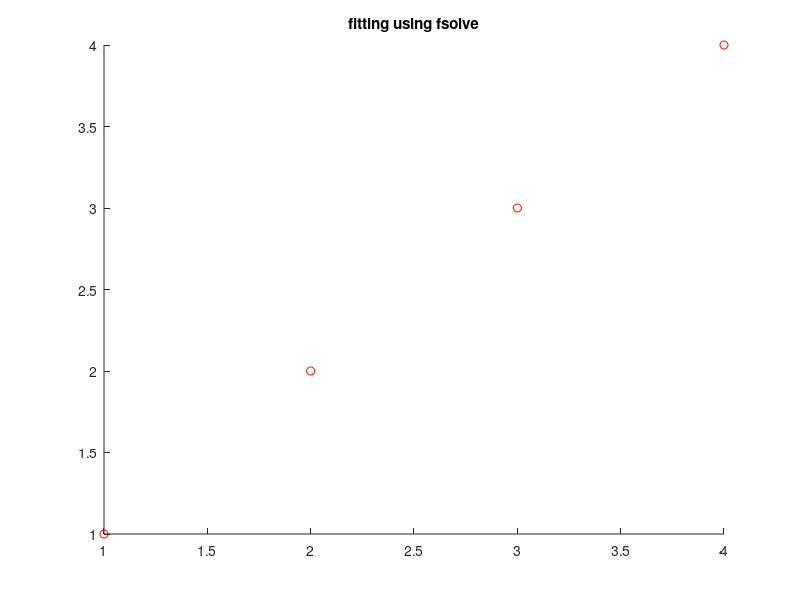

The MATLAB source for this figure: (Note: this script raises an error after producing the figure.)
function HW5
    clc
    x = [0 1 2 3];
    y = [0 1 1 1];
    %HW5_LSCF_parabolic_lsqcurvefit(x, y);
    %HW5_LSCF_parabolic_fsolve(x, y);
    
    x_2 = [1 2 3 4];
    y_2 = [1 2 3 4];
    %HW5_LSCF_exponential_lsqcurvefit(x_2, y_2);
    HW5_LSCF_exponential_fsolve(x_2, y_2);

return

function HW5_LSCF_parabolic_lsqcurvefit(feat, pred)
    x = feat;
    y = pred;
    hold on
    plot(x, y, 'ro');
    title('fitting using lsqcurvefit');
    
    f = @(c, xdata) c(1).*xdata.^2 + c(2).*xdata + c(3);
    c_0 = [1 1 1];
    
    [c,resnorm,~,exitflag,output] = lsqcurvefit(f,c_0,x,y);
    disp(c);
    plot(x, y, '.-', x, f(c,x), 'r:x');
    
return

function HW5_LSCF_parabolic_fsolve(feat, pred)
    x = feat;
    y = pred;
    hold on
    plot(x, y, 'ro');
    title('fitting using fsolve');
    
    syms a b c
    
    Fsumsquares = 0;
    
    for i = 1:length(x)
        Fsumsquares = Fsumsquares + (y(i) - (a*x(i)^2 + b*x(i) + c))^2;
    end
    
    g = gradient(Fsumsquares, [a, b, c]);
    fn = {matlabFunction(g(1)), matlabFunction(g(2)), matlabFunction(g(3))};
    
    fn1 = @(a)[fn{1}(a(1), a(2), a(3)), fn{2}(a(1), a(2), a(3)), fn{3}(a(1), a(2), a(3))]; 
    
    %opts = optimoptions('fminunc','Algorithm','quasi-newton');
    a_0 = [1 1 1];
    
    a_min = fsolve(fn1, a_0);
    
    disp(a_min);
    plot(x, y, '.-', x, a_min(1)*x.^2 + x.*a_min(2) + a_min(3), 'r:x');
    
return

function HW5_LSCF_exponential_lsqcurvefit(feat, pred)
    x = feat;
    y = pred;
    hold on
    plot(x, y, 'ro');
    title('fitting using lsqcurvefit');
    
    f = @(c, xdata) c(1).*(exp(c(2).*xdata));
    c_0 = [1 1];
    
    c = lsqcurvefit(f,c_0,x,y);
    disp(c);
    plot(x, y, '.-', x, f(c,x), 'r:x');

return

function HW5_LSCF_exponential_fsolve(feat, pred)
    x = feat;
    y = pred;
    hold on
    plot(x, y, 'ro');
    title('fitting using fsolve');
    
    syms a b
    
    Fsumsquares = 0;
    
    for i = 1:length(x)
        Fsumsquares = Fsumsquares + (y(i) - (a.*(exp(b.*x(i)))))^2;
    end
    
    g = gradient(Fsumsquares, [a, b]);
    fn = {matlabFunction(g(1)), matlabFunction(g(2))};
    
    fn1 = @(a)[fn{1}(a(1), a(2)), fn{2}(a(1), a(2))]; 
    
    opts = optimoptions('fsolve','MaxFunctionEvaluations',400, 'MaxIterations', 400);
    a_0 = [1 1];
    
    a_min = fsolve(fn1, a_0, opts);
    
    disp(a_min);
    plot(x, y, '.-', x, a_min(1)*(exp(a_min(2).*x)), 'r:x');
    
return
